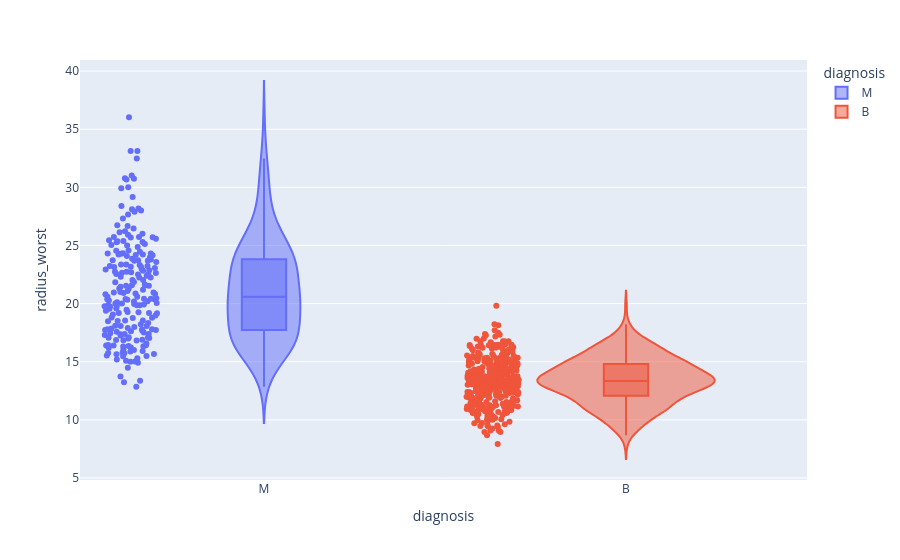

Source (notebook cell):
### Code cell
px.violin(dados,x="diagnosis",y="radius_worst", color ="diagnosis",box=True, points="all")

### Figure 1 — Plotly figure (JSON) as saved in the notebook; plotly's stock layout.template omitted (floating-point values rounded to 4 significant figures; data arrays with more than 128 entries replaced by an {"elided": "..."} marker saying what was removed)
{"data": [{"alignmentgroup": "True", "box": {"visible": true}, "hovertemplate": "diagnosis=%{x}<br>radius_worst=%{y}<extra></extra>", "legendgroup": "M", "marker": {"color": "#636efa"}, "name": "M", "offsetgroup": "M", "orientation": "v", "points": "all", "scalegroup": "True", "showlegend": true, "type": "violin", "x": {"elided": "212 str values"}, "x0": " ", "xaxis": "x", "y": {"elided": "212 float values"}, "y0": " ", "yaxis": "y"}, {"alignmentgroup": "True", "box": {"visible": true}, "hovertemplate": "diagnosis=%{x}<br>radius_worst=%{y}<extra></extra>", "legendgroup": "B", "marker": {"color": "#EF553B"}, "name": "B", "offsetgroup": "B", "orientation": "v", "points": "all", "scalegroup": "True", "showlegend": true, "type": "violin", "x": {"elided": "357 str values"}, "x0": " ", "xaxis": "x", "y": {"elided": "357 float values"}, "y0": " ", "yaxis": "y"}], "layout": {"legend": {"title": {"text": "diagnosis"}, "tracegroupgap": 0}, "margin": {"t": 60}, "violinmode": "overlay", "xaxis": {"anchor": "y", "categoryarray": ["M", "B"], "categoryorder": "array", "domain": [0.0, 1.0], "title": {"text": "diagnosis"}}, "yaxis": {"anchor": "x", "domain": [0.0, 1.0], "title": {"text": "radius_worst"}}}}
